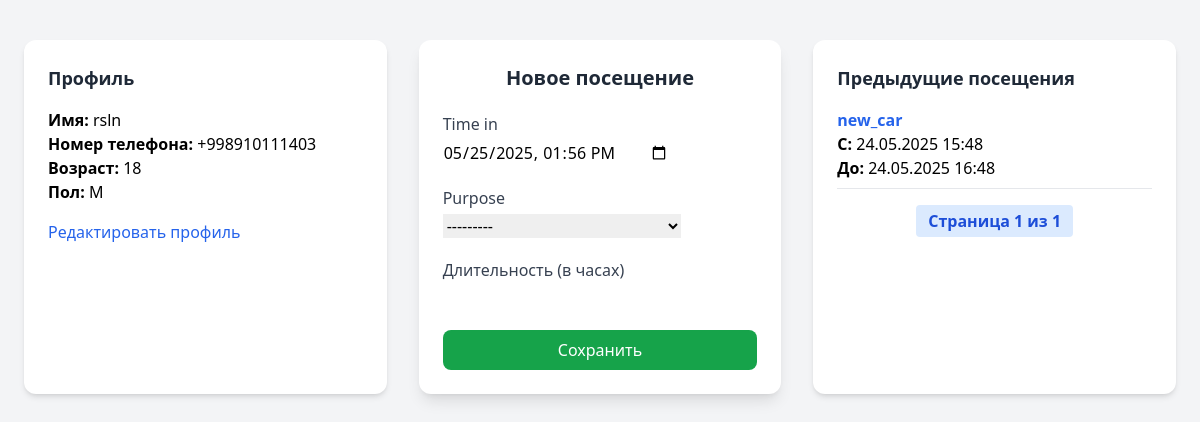
Page /visit/ (signed in) on the committed database.
### analytics/models.py (models this page shows, shortened)
class Client(models.Model):
    user = models.OneToOneField(User, on_delete=models.CASCADE, null=True, blank=True)
    name = models.CharField(max_length=100)
    age = models.PositiveIntegerField()
    gender = models.CharField(max_length=1, choices=[('M', 'Мужской'), ('F', 'Женский')])
    phone_number = models.CharField(max_length=15)

class Visit(models.Model):
    PURPOSE_CHOICES = [
        ('new_car', 'Осмотр нового автомобиля'),
        ('service', 'Сервис'),
        ('test_drive', 'Тест-драйв'),
        ('documents', 'Документы'),
        ('other', 'Другое'),
    ]
    client = models.ForeignKey(Client, on_delete=models.CASCADE)
    time_in = models.DateTimeField()
    time_out = models.DateTimeField()
    purpose = models.CharField(max_length=20, choices=PURPOSE_CHOICES)

### analytics/views.py (the view)
# urls.py: path('visit/', views.visit_create, name='visit_create'),
@login_required
def visit_create(request):
    client = get_object_or_404(Client, user=request.user)
    visit_saved = None
    if request.method == 'POST':
        form = VisitCreateForm(request.POST)
        if form.is_valid():
            visit = form.save(commit=False)
            visit.client = client
            duration_hours = form.cleaned_data['duration']
            visit.time_out = visit.time_in + timedelta(hours=duration_hours)
            visit.save()
            form = VisitCreateForm(initial={'time_in': now()})  # очистка формы
            visit_saved = visit
    else:
        form = VisitCreateForm(initial={'time_in': now()})
    all_visits = Visit.objects.filter(client=client).order_by('-time_in')
    paginator = Paginator(all_visits, 3)  # по 3 записи на страницу
    page_number = request.GET.get('page')
    page_obj = paginator.get_page(page_number)
    return render(request, 'analytics/visit_create.html', {
        'form': form,
        'visit_saved': visit_saved,
        'client': client,
        'visits': page_obj,
    })

### analytics/forms.py (shortened to what this page needs)
class VisitCreateForm(forms.ModelForm):
    duration = forms.IntegerField(label="Длительность (в часах)", min_value=1)
    class Meta:
        model = Visit
        fields = ['time_in', 'purpose', 'duration']
        widgets = {
            'time_in': forms.DateTimeInput(attrs={'type': 'datetime-local'}, format='%Y-%m-%dT%H:%M'),
        }
    def __init__(self, *args, **kwargs):
        super().__init__(*args, **kwargs)
        if self.instance and self.instance.time_in:
            self.fields['time_in'].initial = self.instance.time_in.strftime('%Y-%m-%dT%H:%M')

### templates/analytics/visit_create.html (shortened to what this page needs)
<!DOCTYPE html>
<html lang="ru">
<head>
    <script src="https://cdn.tailwindcss.com"></script>
</head>
<body class="bg-gray-100 min-h-screen py-10 px-6 font-sans">
<div class="max-w-7xl mx-auto grid md:grid-cols-3 gap-8">
    <div class="bg-white shadow-md rounded-xl p-6">
        <h2 class="text-lg font-bold mb-4 text-gray-800">Профиль</h2>
        <p><strong>Имя:</strong> {{ client.name }}</p>
        <p><strong>Номер телефона:</strong> {{ client.phone_number }}</p>
        <p><strong>Возраст:</strong> {{ client.age }}</p>
        <p><strong>Пол:</strong> {{ client.gender }}</p>
        <a href="{% url 'profile' %}" class="text-blue-600 hover:underline block mt-4">Редактировать профиль</a>
    </div>
    <div class="bg-white shadow-lg rounded-xl p-6 md:col-span-1">
        <h2 class="text-xl font-semibold text-center text-gray-800 mb-4">Новое посещение</h2>
        <form method="post" class="space-y-5">
            {% for field in form %}
                <div>
                    <label for="{{ field.id_for_label }}" class="block text-gray-700 font-medium mb-1">{{ field.label }}</label>
                    {{ field }}
                </div>
            {% endfor %}
            <button type="submit"
                    class="w-full bg-green-600 text-white py-2 rounded-lg font-medium hover:bg-green-700 transition">
                Сохранить
            </button>
        </form>
    </div>
    <div class="bg-white shadow-md rounded-xl p-6">
        <h2 class="text-lg font-bold mb-4 text-gray-800">Предыдущие посещения</h2>
        {% if visits %}
            <ul class="space-y-4">
                {% for visit in visits %}
                    <li class="border-b pb-2">
                        <a href="{% url 'visit_detail' pk=visit.id %}" class="text-blue-600 hover:underline font-semibold">
                            {{ visit.purpose }}
                        </a>
                        <p><strong>С:</strong> {{ visit.time_in|date:"d.m.Y H:i" }}</p>
                        <p><strong>До:</strong> {{ visit.time_out|date:"d.m.Y H:i" }}</p>
                    </li>
                {% endfor %}
            </ul>
            <div class="mt-4 flex justify-center space-x-2">
                <span class="px-3 py-1 bg-blue-100 rounded text-blue-700 font-semibold">
                    Страница {{ visits.number }} из {{ visits.paginator.num_pages }}
                </span>
            </div>
        {% else %}
            <p class="text-gray-600">Посещений пока нет.</p>
        {% endif %}
    </div>
</div>
</body>
</html>

### rows in the picture
Client: name "rsln", phone_number "+998910111403", age "18", gender "M"
Visit: purpose "new_car", time_in "24.05.2025 15:48", time_out "24.05.2025 16:48"

### other values in the picture
{{ field.label }} "Time in" "Purpose" "Длительность (в часах)"
{{ visits.number }} "1"
{{ visits.paginator.num_pages }} "1"
